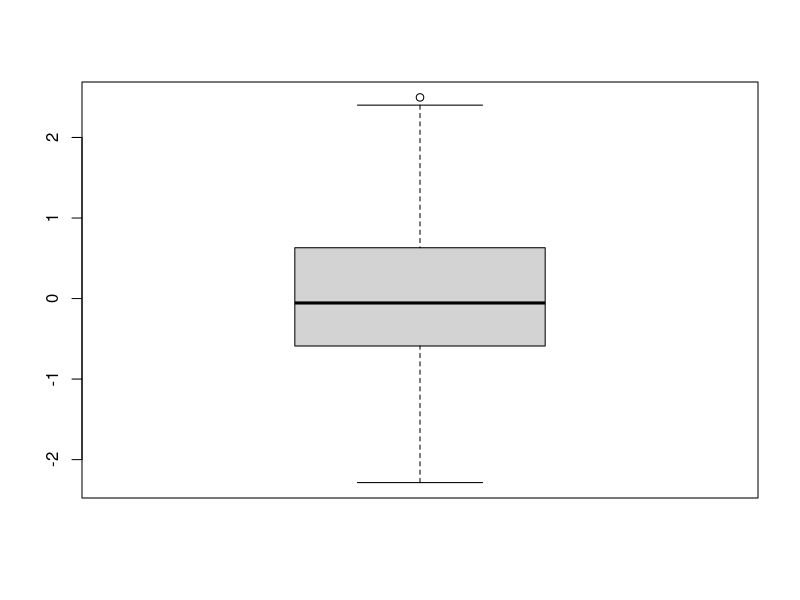
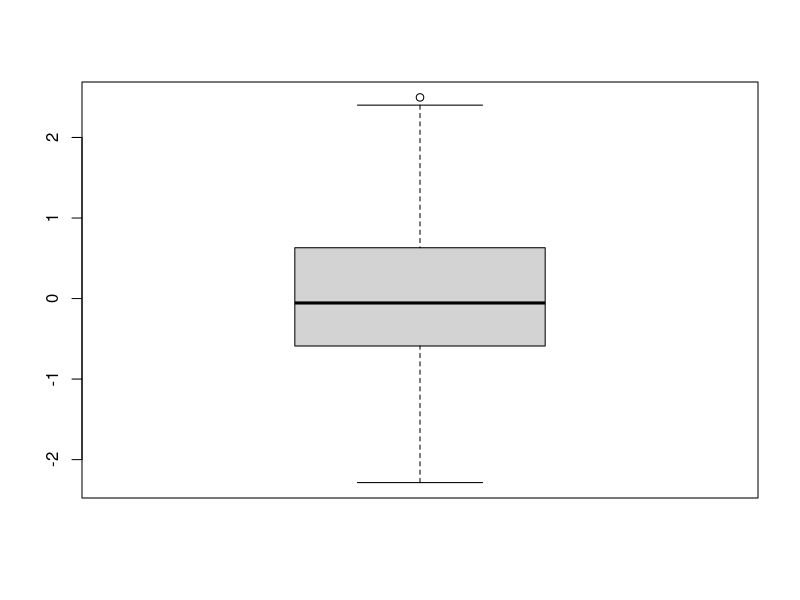
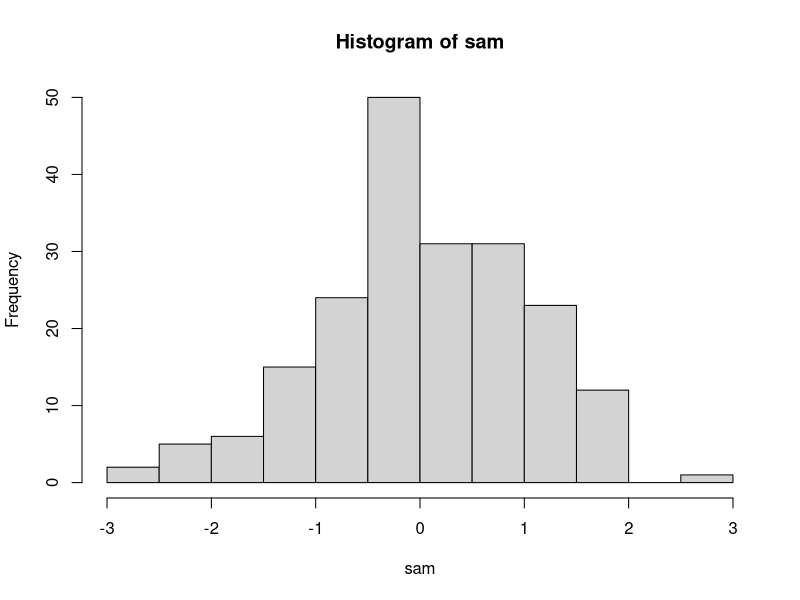
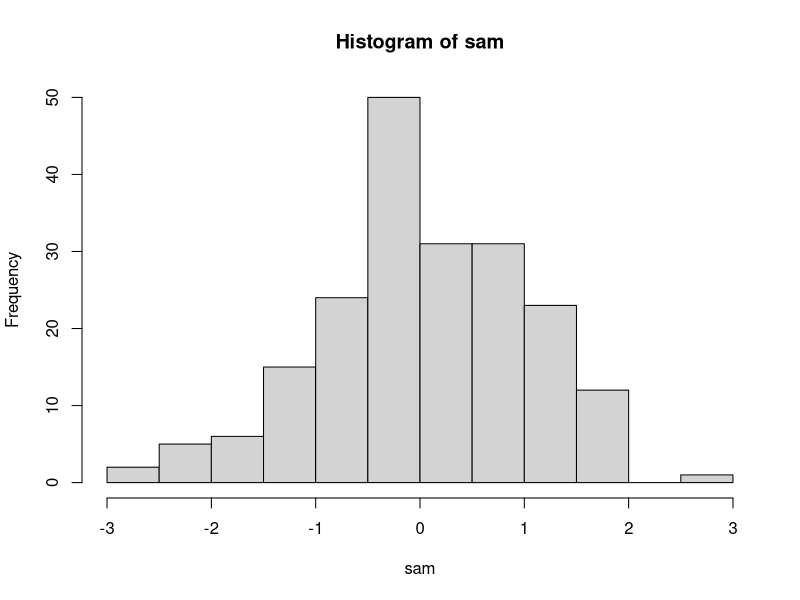
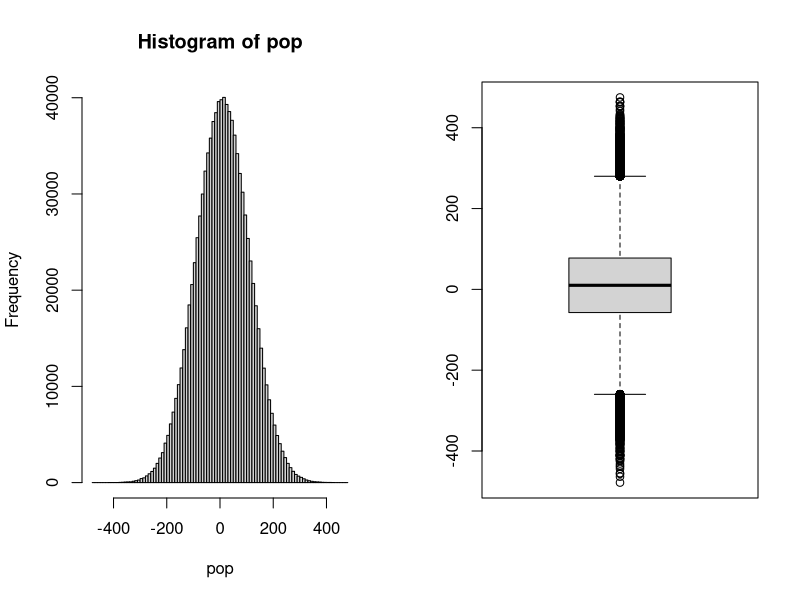
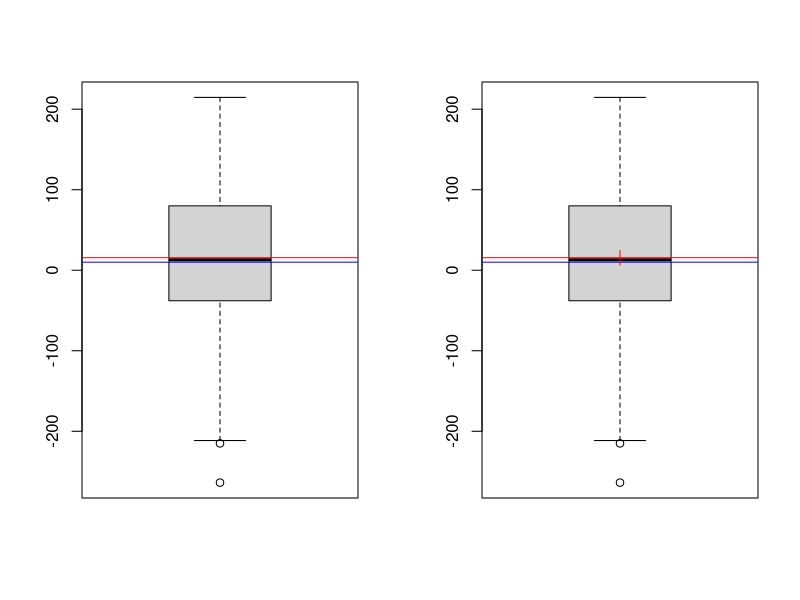
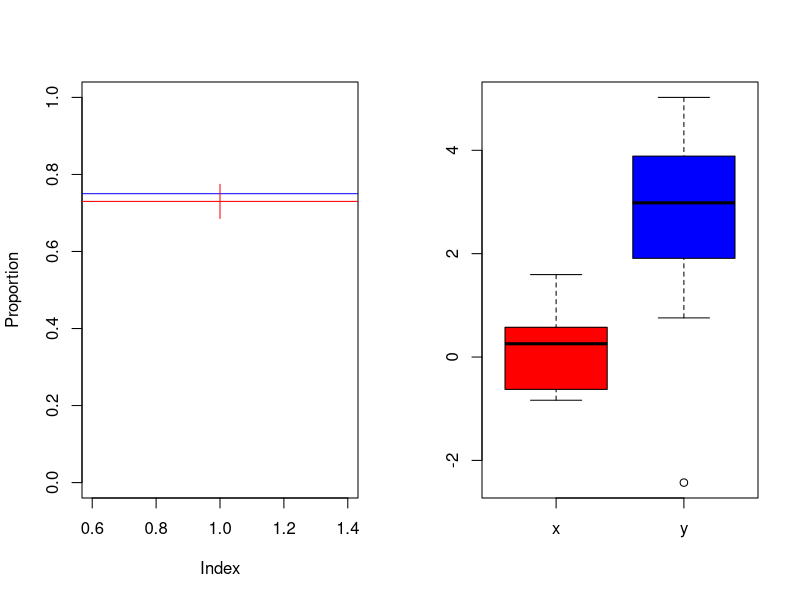
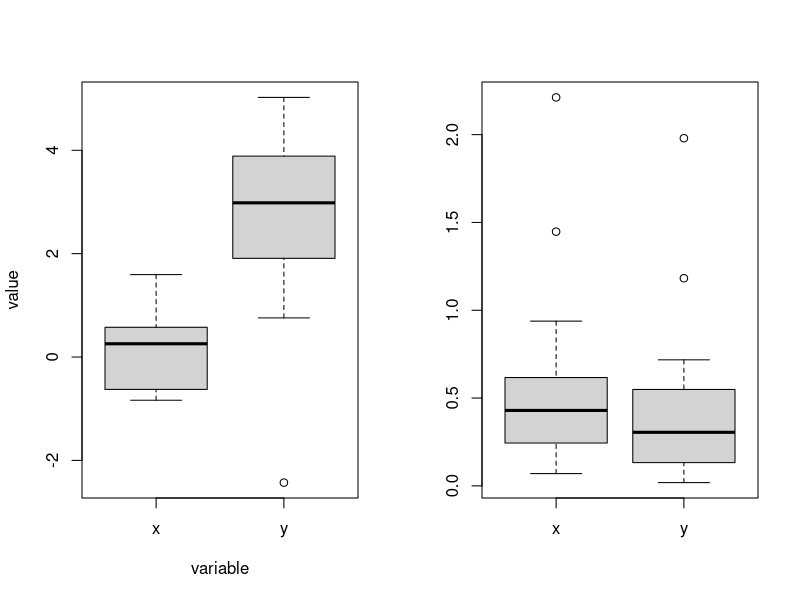

Recreate these plots in R, in order.
## ---- chunk 1

x <- rnorm(10, 0, 1)

mean(x)

## ---- chunk 2

x <- rnorm(10, 0, 1)

median(x)

## ---- chunk 3

set.seed(1)

# 20-element sample from standard normal distribution

x<- rnorm(20, 0, 1)

# median

median(x)

quantile(x, 0.5)

# 0.8 quantile

quantile(x, 0.8)

## ---- chunk 4

set.seed(1)

# 20-element sample from standard normal distribution

x<- rnorm(20, 0, 1)

sd(x)

## ---- chunk 5

set.seed(1)

# 20-element sample from standard normal distribution

x<- rnorm(20, 0, 1)

min(x)

max(x)

range(x)

## ---- chunk 6

# a sample from a normal distribution

sam <- rnorm(200)

boxplot(sam)

## ---- chunk 7

box <- boxplot(sam)

box

## ---- chunk 8

# a sample from a normal distribution

sam <- rnorm(200)

# histogram - use breaks to increase, decrease interval sizes

hist(sam)

# hist(sam, breaks = 100)

## ---- chunk 9

histogram <- hist(sam)

histogram

## ---- chunk 10

set.seed(1)

pop <- rnorm(1000000, 10, 100)

## ---- chunk 11

par(mfrow=c(1,2))

hist(pop, breaks=100)

boxplot(pop)

## ---- chunk 12

mean(pop)

sd(pop)

## ---- chunk 13

set.seed(1)

# sample with 100 elements

sam <- sample(pop, 100)

## ---- chunk 14

mean(sam)

## ---- chunk 15

set.seed(0)

# sample with 100 elements

sam <- sample(pop, 100)

# the mean of the sample

mean(sam)

## ---- chunk 16

boxplot(sam)

# blue line shows the population mean

abline(h=mean(pop), col="blue")

# red line shows the sample mean

abline(h=mean(sam), col="red")

## ---- chunk 17

# missing values need to be removed beforehand!

sem <- sd(sam)/sqrt(length(sam))

sem

## ---- chunk 18

boxplot(sam)

# blue line shows the population mean

abline(h=mean(pop), col="blue")

# red line shows the sample mean

abline(h=mean(sam), col="red")

segments(x0=1, y0=mean(sam)-sem, x1=1, y1=mean(sam)+sem, col="red")

## ---- chunk 19

colpop <- c(

rep("red", 1000000*0.75),

rep("blue",1000000*0.25)

)

## ---- chunk 20

table(colpop)/length(colpop)

## ---- chunk 21

set.seed(2)

# sample size

n <- 100

# sampling 100 elements

sam <- sample(colpop, n)

# calculate the proportions

prop <- table(sam)/length(sam)

prop

# proportion of red only

prop["red"]

## ---- chunk 22

sesp <- sqrt(prop["red"] * (1 - prop["red"]) / length(sam))

sesp

## ---- chunk 23

plot(NULL, NULL, ylim=c(0,1), xlim=c(1,1), ylab="Proportion", )

# population proportion

abline(h=0.75, col="blue")

# sample proportion

abline(h=prop["red"], col="red")

# estimation error

segments(x0=1, x1=1, y0=prop["red"]-sesp, y1=prop["red"]+sesp, col="red")

## ---- chunk 24

set.seed(1)

ex <- rexp(15)

# the test

shapiro.test(ex)

## ---- chunk 25

set.seed(1)

norm <- rnorm(15)

# the test

shapiro.test(norm)

## ---- chunk 26

set.seed(1)

norm <- rnorm(15)

# the test, pnorm is the CDF

ks.test(norm, pnorm)

## ---- chunk 27

set.seed(1)

ex <- rexp(15)

# the test, pexp is the CDF

ks.test(ex, pexp)

## ---- chunk 28

set.seed(1)

norm <- rnorm(15)

# the test, pnorm is the CDF

ks.test(norm, pexp)

## ---- chunk 29

set.seed(1)

# implementation example: different means

x <- rnorm(10, 0, 1)

y <- rnorm(10, 2, 2)

# boxplot with two vectors

boxplot(x,y, names=c("x", "y"), col=c("red", "blue"))

## ---- chunk 30

set.seed(1)

# implementation example: different means

x <- rnorm(10, 0, 1)

y <- rnorm(10, 2, 2)

# joint format

df <- data.frame(

variable= c(rep("x" ,length(x)), rep("y" ,length(y))),

value=c(x,y)

)

df

## ---- chunk 31

# boxplot with two vectors

boxplot(value ~ variable, data=df)

## ---- chunk 32

set.seed(1)

# implementation example: same means

x <- rnorm(10, 0, 1)

y <- rnorm(10, 0, 2)

t.test(x,y)

## ---- chunk 33

set.seed(1)

# implementation example: different means

x <- rnorm(10, 0, 1)

y <- rnorm(10, 2, 2)

t.test(x,y)

## ---- chunk 34

set.seed(1)

# implementation example: same medians

x <- rexp(20, 2)

y <- rexp(20, 2)

# the actual medians

median(x)

median(y)

# boxplot comparing the two

boxplot(x,y, names=c("x","y"))

## ---- chunk 35

wilcox.test(x,y)

## ---- chunk 36

set.seed(1)

# implementation example: different medians

x <- rexp(20, 2)

y <- rnorm(20, 2, 2)

# the actual medians

median(x)

median(y)

# boxplot comparing the two

boxplot(x,y, names=c("x","y"))

## ---- chunk 37

wilcox.test(x,y)

## ---- chunk 38

# two samples with positive association

x <- 1:100 + rnorm(100, 0, 100)

y <- seq(-300, 300, length.out=length(x)) + rnorm(100, 0, 100)

plot(x,y)

## ---- chunk 39

cov(x,y)

## ---- chunk 40

# two correlating variables - make-belief population

x <- 1:10000 + rnorm(10000, 0, 1000)

y <- seq(-300, 100, length.out=length(x)) + rnorm(10000, 0, 100)

# show relationship with a scatterplot

plot(x, y)

# correlation test

cor(x, y)

## ---- chunk 41

# points

angles <- seq(-2*pi, 2*pi, length.out=100)

x <- cos(angles)

y <- sin(angles)

# plot

plot(x,y)

cor(x,y)

## ---- chunk 42

set.seed(0)

x<- rnorm(20, 0, 1)

y<- rnorm(20, 0, 1)

plot(x,y)

# pearson's correlation

cor(x,y)

## ---- chunk 43

# add two outliers to these samples

x<- c(x, 5)

y <- c(y, 10)

# plot

plot(x,y)

## ---- chunk 44

cor(x,y)

## ---- chunk 45

cor(x,y, method="spearman")

## ---- chunk 46

# Pearson's correlation between ranks

xRank <- rank(x)

yRank <- rank(y)

# Pearson's correlation between ranks

cor(xRank, yRank)

## ---- chunk 47

set.seed(1)

# two independent variables (pseudopopulation)

x <- rnorm(1000, 0, 100)

y <- rnorm(1000, 0, 100)

plot(x,y)

## ---- chunk 48

set.seed(5)

# small sample from the population

n <- 10

# actual sampling

index <- sample(1:length(x), 10, replace=FALSE)

x_sampled <- x[index]

y_sampled <- y[index]

# Plotting the sample

plot(x_sampled, y_sampled)

# correlation test

cor.test(x_sampled, y_sampled)

## ---- chunk 49

set.seed(1)

# two correlating variables - pseudopopulation

x <- 1:10000 + rnorm(10000, 0, 1000)

y <- seq(-300, 100, length.out=length(x)) + rnorm(10000, 0, 100)

# show relationship with a scatterplot

plot(x, y)

# correlation with

cor(x, y)

## ---- chunk 50

set.seed(1)

# small sample from the population

n <- 10

# actual sampling

index <- sample(1:length(x), 10, replace=FALSE)

x_sampled <- x[index]

y_sampled <- y[index]

# Plotting it in the sample

plot(x_sampled, y_sampled)

cor.test(x_sampled, y_sampled)

## ---- chunk 51

set.seed(1)

# two independent

x <- rnorm(1000, 0, 100)

y <- rnorm(1000, 0, 100)

plot(x,y)

## ---- chunk 52

set.seed(50)

# small sample from the population

n <- 10

index <- sample(1:length(x), 10, replace=FALSE)

x_sampled <- x[index]

y_sampled <- y[index]

# Plotting it in the sample

plot(x_sampled, y_sampled)

cor.test(x_sampled, y_sampled)

